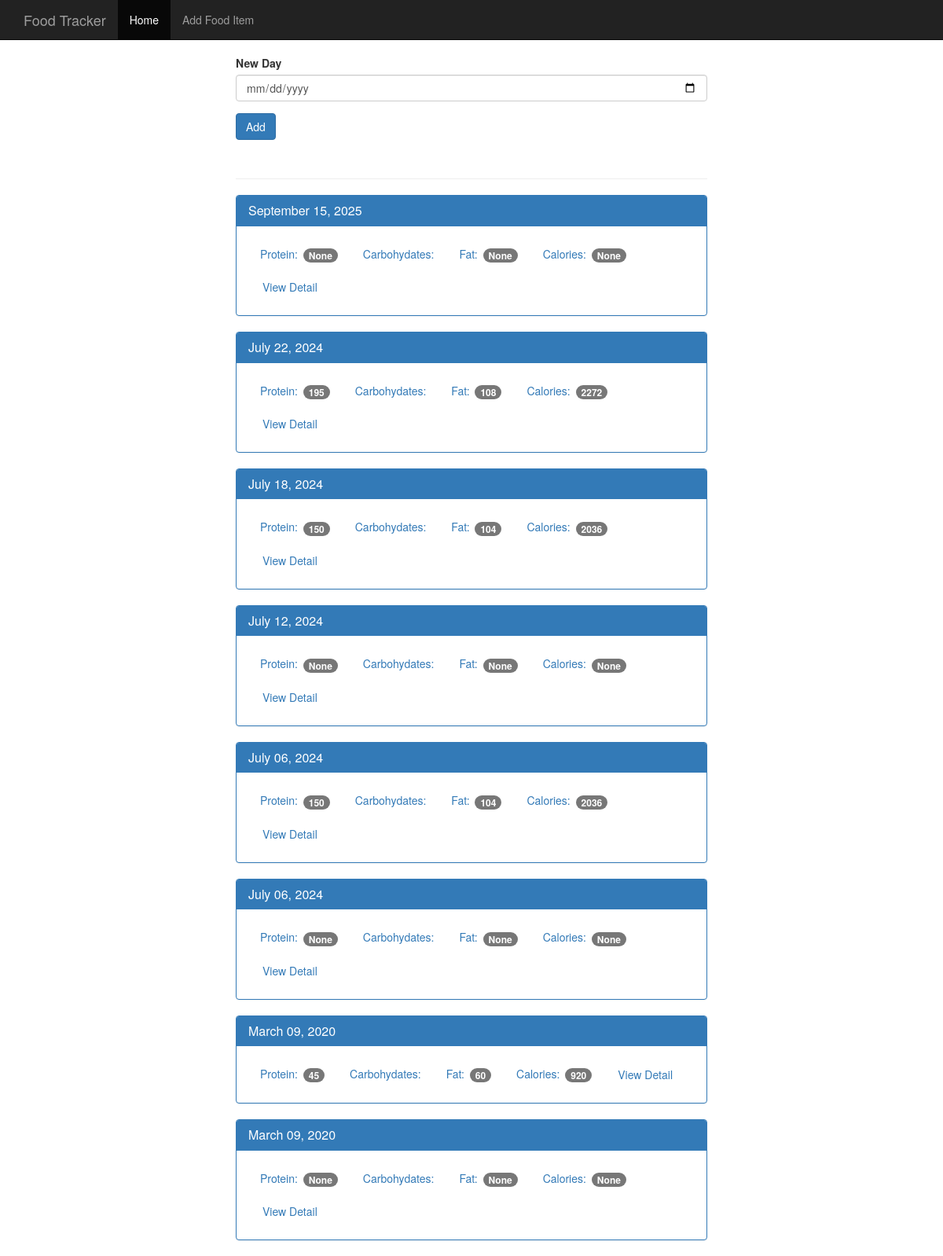
The page / on the database its author committed.
### tables this page shows
CREATE TABLE log_date (
    id INTEGER PRIMARY KEY AUTOINCREMENT,
    entry_date DATE NOT NULL
);

### app.py (the view)
@app.route('/', methods=['GET', 'POST'])
def index():
     db=get_db()
     if request.method == 'POST':
         date = request.form['date']
         date_time = datetime.strptime(date, "%Y-%m-%d")
         database_time = date_time.strftime('%Y%m%d')
         db.execute('insert into log_date (entry_date) values (?)', [database_time])
         db.commit()
     cur = db.execute('select log_date.entry_date, sum(food.protein) as protein, sum(food.carbohydrates) as carbohydrates, sum(food.fat) as fat, sum(food.calories) as calories from log_date left join food_date on food_date.log_date_id = log_date.id left join food on food.id = food_date.food_id group by log_date.id order by log_date.entry_date desc')
     results = cur.fetchall()
     date_results = []
     for i in results:
        single_date = {}
        single_date['entry_date'] = i['entry_date']
        single_date['protein'] = i['protein']
        single_date['carbohydrates'] = i['carbohydrates']
        single_date['fat'] = i['fat']
        single_date['calories'] = i['calories']
        d = datetime.strptime(str(i['entry_date']), '%Y%m%d')
        single_date['pretty_date'] = datetime.strftime(d, '%B %d, %Y')
        date_results.append(single_date)
     return render_template('home.html', results=date_results)

### database.py (called while the page is built)
def connect_db():
    sql = sqlite3.connect('food_log.db')
    sql.row_factory = sqlite3.Row
    return sql

def get_db():
    if not hasattr(g, 'sqlite_db'):
        g.sqlite_db = connect_db()
    return g.sqlite_db

### template/home.html (shortened to what this page needs)
{% extends "base.html" %} {% block body %}
<nav class="navbar navbar-inverse navbar-fixed-top">
  <div class="container">
    <div class="navbar-header">
      <a class="navbar-brand" href="{{url_for('index')}}">Food Tracker</a>
    </div>
    <div id="navbar" class="navbar-collapse collapse">
      <ul class="nav navbar-nav">
        <li class="active"><a href="{{url_for('index')}}">Home</a></li>
        <li><a href="{{url_for('food')}}">Add Food Item</a></li>
      </ul>
    </div>
  </div>
</nav>
<div class="container theme-showcase col-sm-6 col-sm-offset-3" role="main">
  <div class="row">
    <div>
      <form method="POST" action="/">
        <div class="form-group">
          <label for="new-day">New Day</label>
          <input type="date" class="form-control" name="date" id="new-day" />
        </div>
        <button type="submit" class="btn btn-primary">Add</button>
      </form>
      <div class="page-header"></div>
      {%for result in results%}
      <div class="panel panel-primary">
        <div class="panel-heading">
          <h3 class="panel-title">{{result.pretty_date}}</h3>
        </div>
        <div class="panel-body">
          <ul class="nav nav-pills" role="tablist">
            <li>
              <a>Protein: <span class="badge">{{result.protein}}</span></a>
            </li>
            <li>
              <a
                >Carbohydates:
                </a
              >
            </li>
            <li>
              <a>Fat: <span class="badge">{{result.fat}}</span></a>
            </li>
            <li>
              <a>Calories: <span class="badge">{{result.calories}}</span></a>
            </li>
            <li>
              <a
                href="{{url_for('view', date=result.entry_date)}}"
                type="button"
                class="btn btn-link"
                >View Detail</a
              >
            </li>
          </ul>
        </div>
      </div>
      {% endfor %}
    </div>
  </div>
</div>
{% endblock %}

### template/base.html (shortened to what this page needs)
<!DOCTYPE html>
<html lang="en">
  <head>
    <link
      href="{{url_for('static',filename='bootstrap.min.css')}}"
      rel="stylesheet"
    />
    <link href="{{url_for('static',filename='theme.css')}}" rel="stylesheet" />
  </head>
  <body>
    {% block body %} {% endblock %}
  </body>
</html>

### static/theme.css (style rules this page uses)
body { padding-top: 70px; padding-bottom: 30px; }

### rows shown on the page
log_date: pretty_date "September 15, 2025", protein "None", fat "None", calories "None"
log_date: pretty_date "July 22, 2024", protein "195", fat "108", calories "2272"
log_date: pretty_date "July 18, 2024", protein "150", fat "104", calories "2036"
log_date: pretty_date "July 12, 2024", protein "None", fat "None", calories "None"
log_date: pretty_date "July 06, 2024", protein "150", fat "104", calories "2036"
log_date: pretty_date "July 06, 2024", protein "None", fat "None", calories "None"
log_date: pretty_date "March 09, 2020", protein "45", fat "60", calories "920"
log_date: pretty_date "March 09, 2020", protein "None", fat "None", calories "None"
